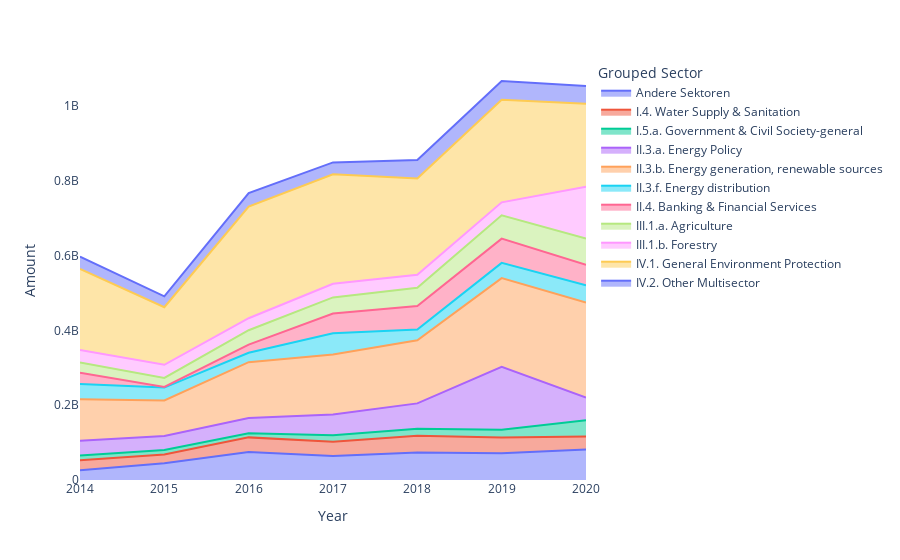

The notebook cell saved with this chart:
### Code cell
showfig = stacked_area_chart(df_merged, 2014, 2020, "Klimaschutz", 10, "abs")
showfig.show()

### Figure 1 — Plotly figure (JSON) as saved in the notebook; plotly's stock layout.template omitted (floating-point values rounded to 4 significant figures)
{"data": [{"fillpattern": {"shape": ""}, "hovertemplate": "Grouped Sector=Andere Sektoren<br>Year=%{x}<br>Amount=%{y}<extra></extra>", "legendgroup": "Andere Sektoren", "line": {"color": "#636efa"}, "marker": {"symbol": "circle"}, "mode": "lines", "name": "Andere Sektoren", "orientation": "v", "showlegend": true, "stackgroup": "1", "type": "scatter", "x": [2014, 2015, 2016, 2017, 2018, 2019, 2020], "xaxis": "x", "y": [25805394, 44740000.0, 74668746, 64350638, 73664071, 71405550, 81790000.0], "yaxis": "y"}, {"fillpattern": {"shape": ""}, "hovertemplate": "Grouped Sector=I.4. Water Supply & Sanitation<br>Year=%{x}<br>Amount=%{y}<extra></extra>", "legendgroup": "I.4. Water Supply & Sanitation", "line": {"color": "#EF553B"}, "marker": {"symbol": "circle"}, "mode": "lines", "name": "I.4. Water Supply & Sanitation", "orientation": "v", "showlegend": true, "stackgroup": "1", "type": "scatter", "x": [2014, 2015, 2016, 2017, 2018, 2019, 2020], "xaxis": "x", "y": [27199118, 23708410, 39330391, 38120000.0, 44969733, 42060000.0, 34680000.0], "yaxis": "y"}, {"fillpattern": {"shape": ""}, "hovertemplate": "Grouped Sector=I.5.a. Government & Civil Society-general<br>Year=%{x}<br>Amount=%{y}<extra></extra>", "legendgroup": "I.5.a. Government & Civil Society-general", "line": {"color": "#00cc96"}, "marker": {"symbol": "circle"}, "mode": "lines", "name": "I.5.a. Government & Civil Society-general", "orientation": "v", "showlegend": true, "stackgroup": "1", "type": "scatter", "x": [2014, 2015, 2016, 2017, 2018, 2019, 2020], "xaxis": "x", "y": [12231778, 11994323, 10790000.0, 17140000.0, 18660413, 20634682, 43490000.0], "yaxis": "y"}, {"fillpattern": {"shape": ""}, "hovertemplate": "Grouped Sector=II.3.a. Energy Policy<br>Year=%{x}<br>Amount=%{y}<extra></extra>", "legendgroup": "II.3.a. Energy Policy", "line": {"color": "#ab63fa"}, "marker": {"symbol": "circle"}, "mode": "lines", "name": "II.3.a. Energy Policy", "orientation": "v", "showlegend": true, "stackgroup": "1", "type": "scatter", "x": [2014, 2015, 2016, 2017, 2018, 2019, 2020], "xaxis": "x", "y": [39500000.0, 37450000.0, 40920000.0, 55335058, 67590000.0, 168600000.0, 60496586], "yaxis": "y"}, {"fillpattern": {"shape": ""}, "hovertemplate": "Grouped Sector=II.3.b. Energy generation, renewable sources<br>Year=%{x}<br>Amount=%{y}<extra></extra>", "legendgroup": "II.3.b. Energy generation, renewable sources", "line": {"color": "#FFA15A"}, "marker": {"symbol": "circle"}, "mode": "lines", "name": "II.3.b. Energy generation, renewable sources", "orientation": "v", "showlegend": true, "stackgroup": "1", "type": "scatter", "x": [2014, 2015, 2016, 2017, 2018, 2019, 2020], "xaxis": "x", "y": [111138854, 94880000.0, 149400000.0, 160500000.0, 168824802, 237400000.0, 254300000.0], "yaxis": "y"}, {"fillpattern": {"shape": ""}, "hovertemplate": "Grouped Sector=II.3.f. Energy distribution<br>Year=%{x}<br>Amount=%{y}<extra></extra>", "legendgroup": "II.3.f. Energy distribution", "line": {"color": "#19d3f3"}, "marker": {"symbol": "circle"}, "mode": "lines", "name": "II.3.f. Energy distribution", "orientation": "v", "showlegend": true, "stackgroup": "1", "type": "scatter", "x": [2014, 2015, 2016, 2017, 2018, 2019, 2020], "xaxis": "x", "y": [40590340, 34370000.0, 25274211, 56770000.0, 28912512, 40770000.0, 46307412], "yaxis": "y"}, {"fillpattern": {"shape": ""}, "hovertemplate": "Grouped Sector=II.4. Banking & Financial Services<br>Year=%{x}<br>Amount=%{y}<extra></extra>", "legendgroup": "II.4. Banking & Financial Services", "line": {"color": "#FF6692"}, "marker": {"symbol": "circle"}, "mode": "lines", "name": "II.4. Banking & Financial Services", "orientation": "v", "showlegend": true, "stackgroup": "1", "type": "scatter", "x": [2014, 2015, 2016, 2017, 2018, 2019, 2020], "xaxis": "x", "y": [30320000.0, 1591000.0, 21592731, 53159061, 63014105, 64876037, 54760000.0], "yaxis": "y"}, {"fillpattern": {"shape": ""}, "hovertemplate": "Grouped Sector=III.1.a. Agriculture<br>Year=%{x}<br>Amount=%{y}<extra></extra>", "legendgroup": "III.1.a. Agriculture", "line": {"color": "#B6E880"}, "marker": {"symbol": "circle"}, "mode": "lines", "name": "III.1.a. Agriculture", "orientation": "v", "showlegend": true, "stackgroup": "1", "type": "scatter", "x": [2014, 2015, 2016, 2017, 2018, 2019, 2020], "xaxis": "x", "y": [27240000.0, 24137397, 38528001, 42990924, 48316478, 62190000.0, 70060000.0], "yaxis": "y"}, {"fillpattern": {"shape": ""}, "hovertemplate": "Grouped Sector=III.1.b. Forestry<br>Year=%{x}<br>Amount=%{y}<extra></extra>", "legendgroup": "III.1.b. Forestry", "line": {"color": "#FF97FF"}, "marker": {"symbol": "circle"}, "mode": "lines", "name": "III.1.b. Forestry", "orientation": "v", "showlegend": true, "stackgroup": "1", "type": "scatter", "x": [2014, 2015, 2016, 2017, 2018, 2019, 2020], "xaxis": "x", "y": [33502372, 35280000.0, 32227956, 36480000.0, 34815459, 34740000.0, 138591329], "yaxis": "y"}, {"fillpattern": {"shape": ""}, "hovertemplate": "Grouped Sector=IV.1. General Environment Protection<br>Year=%{x}<br>Amount=%{y}<extra></extra>", "legendgroup": "IV.1. General Environment Protection", "line": {"color": "#FECB52"}, "marker": {"symbol": "circle"}, "mode": "lines", "name": "IV.1. General Environment Protection", "orientation": "v", "showlegend": true, "stackgroup": "1", "type": "scatter", "x": [2014, 2015, 2016, 2017, 2018, 2019, 2020], "xaxis": "x", "y": [216935989, 154000000.0, 298300000.0, 292950874, 257749534, 274429492, 222000000.0], "yaxis": "y"}, {"fillpattern": {"shape": ""}, "hovertemplate": "Grouped Sector=IV.2. Other Multisector<br>Year=%{x}<br>Amount=%{y}<extra></extra>", "legendgroup": "IV.2. Other Multisector", "line": {"color": "#636efa"}, "marker": {"symbol": "circle"}, "mode": "lines", "name": "IV.2. Other Multisector", "orientation": "v", "showlegend": true, "stackgroup": "1", "type": "scatter", "x": [2014, 2015, 2016, 2017, 2018, 2019, 2020], "xaxis": "x", "y": [33070000.0, 29200000.0, 36274551, 31610574, 49280000.0, 50160000.0, 47491786], "yaxis": "y"}], "layout": {"legend": {"title": {"text": "Grouped Sector"}, "tracegroupgap": 0}, "margin": {"t": 60}, "paper_bgcolor": "white", "plot_bgcolor": "white", "xaxis": {"anchor": "y", "domain": [0, 1], "title": {"text": "Year"}}, "yaxis": {"anchor": "x", "domain": [0, 1], "title": {"text": "Amount"}}}}
